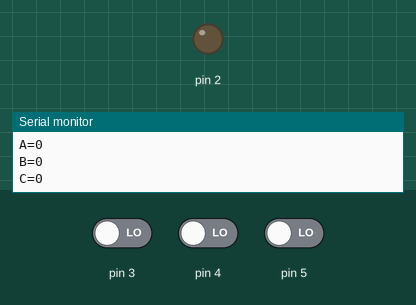
This sketch was run on a simulated Arduino Uno, built with avr-gcc and run on an emulated ATmega328P. On the bench: output pins drawn as LEDs (lit = HIGH), the last lines printed to the serial monitor. Inputs (shaded band) come from the test bench; at power-on: pin 4 LOW, pin 5 LOW, pin 3 LOW.

Above: at 1.2 s.
1.3 s: pin 4 driven HIGH
At 1.9 s:
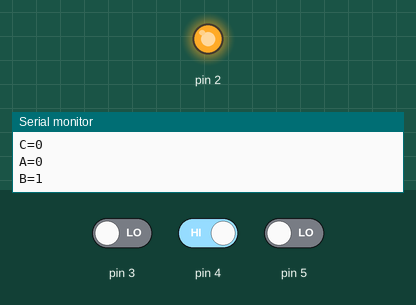
2.8 s: pin 4 driven LOW
At 3.7 s:
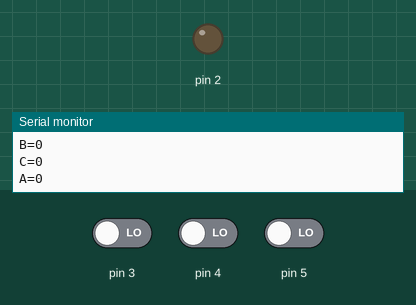
5.8 s: pin 5 driven HIGH
At 6.2 s:
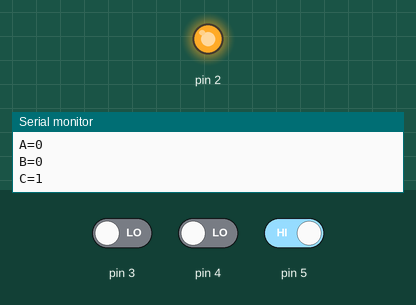
Timing chart, 0 to 8.8 s (numbered marks = the images above; inputs shaded):
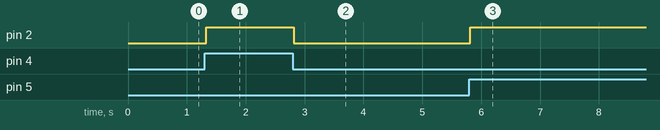

Measured:
- after the input at 1.3 s, pin 2: LOW → HIGH at once
- after the input at 2.8 s, pin 2: HIGH → LOW at once
- after the input at 5.8 s, pin 2: LOW → HIGH at once

The sketch:

water_pump_control_a_b_c_pure_software1.ino
```cpp
// C++ code
//
void setup()
{
  pinMode(5,INPUT);
  pinMode(4,INPUT);
  pinMode(3,INPUT);
  pinMode(2,OUTPUT);
  Serial.begin(9600);
}

void loop()
{
  int A=digitalRead(3);
  Serial.print("A=");
  Serial.println(A);

  int B=digitalRead(4);
  Serial.print("B=");
  Serial.println(B);

  int C=digitalRead(5);
  Serial.print("C=");
  Serial.println(C);

  digitalWrite(2,!(!(!A&B)&!C));
  Serial.println();
}
```
